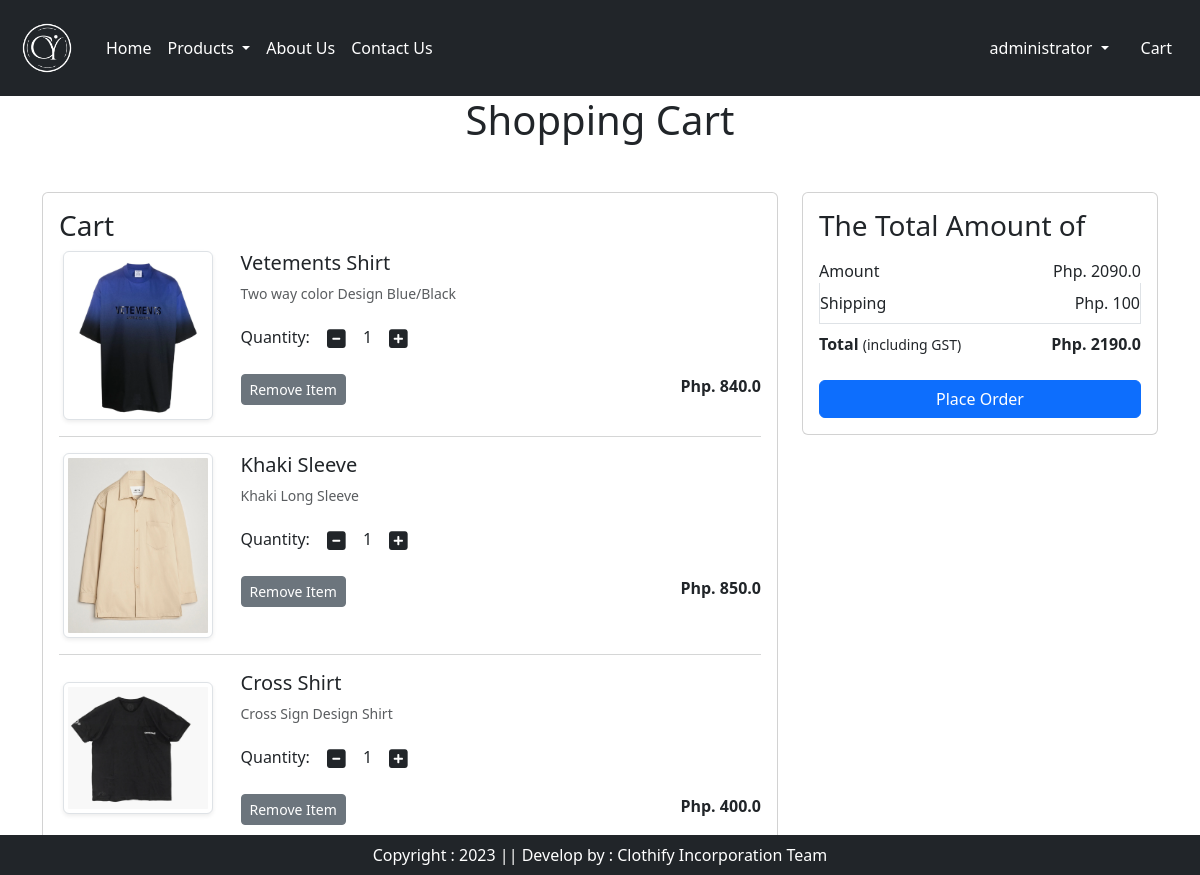
The app's page /cart/ (signed in) with its own data.
### app/models.py (models this page shows, shortened)
class Cart(models.Model):
     user = models.ForeignKey(User, on_delete=models.CASCADE)
     product = models.ForeignKey(Product, on_delete=models.CASCADE)
     quantity = models.PositiveIntegerField(default=1)

class Product(models.Model):
    title = models.CharField(max_length=100)
    selling_price = models.FloatField()
    discounted_price = models.FloatField()
    description = models.TextField()
    category = models.CharField(choices=CATEGORY_CHOICES, max_length=2)
    product_image = models.ImageField(upload_to='product')

### app/views.py (the view)
# urls.py: path('cart/', views.show_cart, name="showcart"),
def show_cart(request):
    user = request.user
    cart = Cart.objects.filter(user=user)
    amount = 0
    for p in cart:
        value = p.quantity * p.product.discounted_price
        amount = amount + value
        totalamount = amount + 100
    return render(request, 'app/addtocart.html', locals())

### app/templates/app/addtocart.html (shortened to what this page needs)
{% extends 'app/base.html' %}
{% load static %}
{% block main-content %}
<div class="container">
    <div class="row">
        {% if cart %}
            <h1 class="text-center mb-5">Shopping Cart</h1>
            <div class="col-sm-8">
                <div class="card">
                    <div class="card-body">
                        <h3>Cart</h3>
                        {% for item in cart %}
                        <div class="row">
                            <div class="col-sm-3 text-center align-self-center"><img src="{{item.product.product_image.url}}" alt="" srcset="" class="img-fluid img-thumbnail shadow-sm" height="150" width="150"></div>
                            <div class="col-sm-9">
                                <div>
                            <h5>{{item.product.title}}</h5>
                            <p class="mb-2 text-muted small">{{item.product.description}}</p>
                            <div class="my-3">
                                <label for="quantity">Quantity:</label>
                                <a class="minus-cart btn" pid={{item.product.id}}><i class="fas fa-minus-square fa-lg"></i></a>
                                    <span id="quantity">{{item.quantity}}</span>
                                <a class="plus-cart btn" pid={{item.product.id}}><i class="fas fa-plus-square fa-lg"></i></a>
                            </div>
                            <div class="d-flex justify-content-between">
                                <a href="#" class="remove-cart btn btn-sm btn-secondary mr-3" pid={{item.product.id}}>Remove Item</a>
                                <p class="mb-0"><span><strong>Php. {{item.product.discounted_price}}</strong></span></p>
                            </div>
                        </div>
                    </div>
                </div>
                <hr class="text-muted">
        {% endfor %}
    </div>
</div>
</div>
<div class="col-sm-4">
    <div class="card">
        <div class="card-body">
            <h3>The Total Amount of </h3>
            <ul class="list-group">
                <li class="list-group-item d-flex justify-content-between align-items-center border-0 px-0 pb-0" >Amount<span id="amount">Php. {{amount}}</span></li>
                <li class="list-group-item d-flex justify-content-between align-items-center px-0">Shipping<span>Php. 100</span></li>
                <li class="list-group-item d-flex justify-content-between align-items-center border-0 px-0 mb-3">
                    <div>
                        <strong>Total</strong> <small>(including GST)</small>
                    </div>
                    <span id="totalamount"><strong>Php. {{totalamount}}</strong></span>
            </ul>
            <div class="d-grid"><a href="{% url 'checkout' %}" class="btn btn-primary">Place Order</a></div>
            </div>
            </div>
        </div>
        {% else %}
            <h1 class="text-center mb-5">Cart is Empty</h1>
        {% endif %}
    </div>
</div>
{% endblock main-content %}

### app/templates/app/base.html (shortened to what this page needs)
<!DOCTYPE html>
{% load static %}
<html lang="en">
<head>
    <link href="https://cdn.jsdelivr.net/npm/bootstrap@5.3.2/dist/css/bootstrap.min.css" rel="stylesheet">
    <link rel="stylesheet" href="{% static 'app/css/owl.carousel.min.css' %}" />
    <link rel="stylesheet" href="{% static 'app/css/all.min.css' %}" />
    <link rel="stylesheet" href="{% static 'app/css/style.css' %}" />
</head>
<body>
  <nav class="navbar navbar-expand-lg navbar-dark bg-dark">
    <div class="container-fluid">
      <a class="navbar-brand" href="{% url 'home' %}">
        <img  src="{% static 'app/images/product/logocy.png' %}" width="70" height="70"/>
    </a>
      <div class="collapse navbar-collapse" id="navbarSupportedContent">
        <ul class="navbar-nav me-auto mb-2 mb-lg-0">
          {% if request.user.is_authenticated %}
          <li class="nav-item">
            <a class="nav-link active" aria-current="page" href="{% url 'home' %}">Home</a>
          </li></li>
          <li class="nav-item dropdown">
            <a class="nav-link dropdown-toggle" href="#" role="button" data-bs-toggle="dropdown" aria-expanded="false" style="color: white;">
              Products
          </a>
          </li>
          <li class="nav-item">
            <a class="nav-link text-white" href="{% url 'about' %}">About Us</a>
            </li>
            <li class="nav-item">
                <a class="nav-link text-white" href="{% url 'contact' %}">Contact Us</a>
            </li>
        </ul>
      </div>
      <ul class="navbar-nav me-auto mb-2 mb-lg-0">
        <li class="nav-item dropdown mx-2">
            <a class="nav-link dropdown-toggle text-white" href="#"
            id="profileDropdown" role="button" data-bs-toggle="dropdown" aria-expanded="false"><span class="text-capitalization">{{request.user}}</span>
        </a>
    </li>
    <li class="nav-item mx-2">
        <a href="{% url 'showcart' %}" class="nav-link text-white">Cart</a>
    </li>
    {% endif %}
      </ul>
    </div>
  </nav>
      {% block main-content %}{% endblock main-content %}
      <footer class="container-fluid fixed-bottom bg-dark text-white text-center p-2 mt-5">
        Copyright : 2023 || Develop by : Clothify Incorporation Team
    </footer>
</body>
</html>

### records on screen
Cart: product.product_image (picture), product "Vetements Shirt", product.description "Two way color Design Blue/Black", quantity "1", product.discounted_price "840.0"
Cart: product.product_image (picture), product "Khaki Sleeve", product.description "Khaki Long Sleeve", quantity "1", product.discounted_price "850.0"
Cart: product.product_image (picture), product "Cross Shirt", product.description "Cross Sign Design Shirt", quantity "1", product.discounted_price "400.0"

### other values on screen
{{ request.user }} "administrator"
{{ amount }} "2090.0"
{{ totalamount }} "2190.0"
